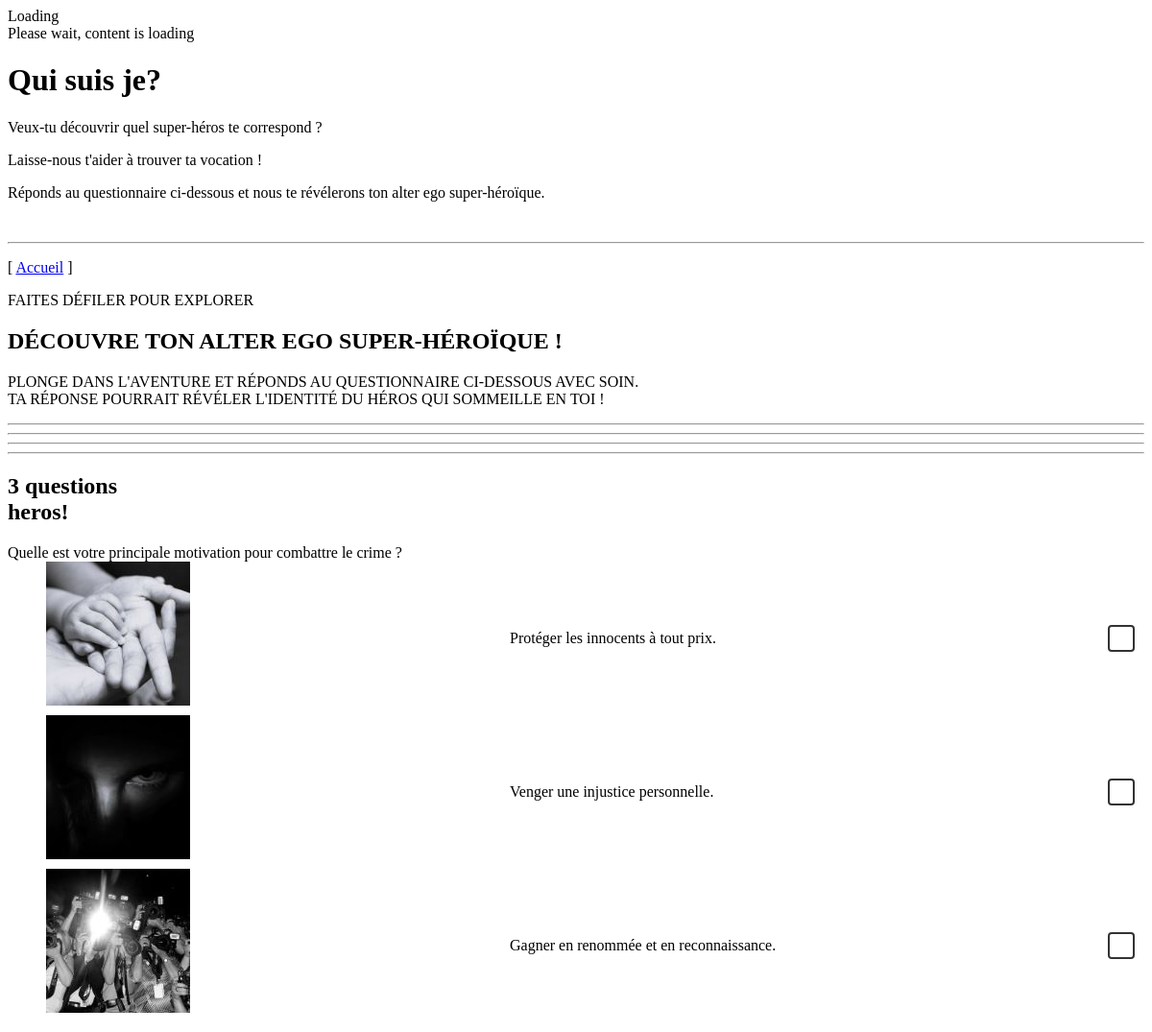
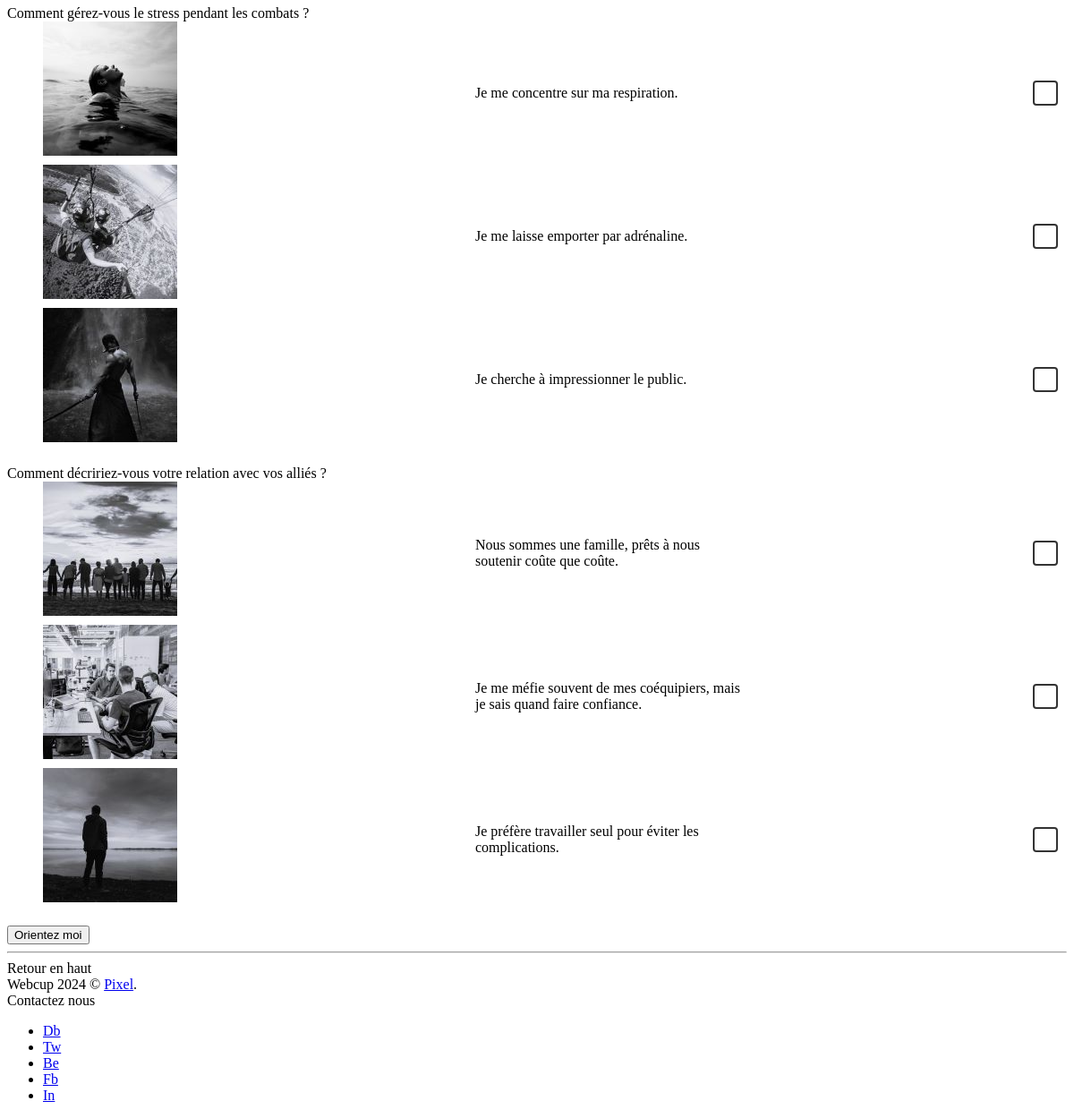
Page /index.php/fo/orientationCtrl/orientationPage/ on the committed database (2 pictures, top to bottom).
### tables this page shows
create table question_cat(
    id_question varchar(10) primary key,
    nom_question text
);

create table reponse_cat(
    id_reponse varchar(10) primary key,
    id_question varchar(10),
    nom_reponse text,
    id_categorie varchar(10),
    image_path varchar(50),
    foreign key(id_categorie) references categorie(id_categorie),
    foreign key(id_question) references question_cat(id_question)
);

### application/controllers/fo/OrientationCtrl.php (called while the page is built, shortened)
<?php
class OrientationCtrl extends CI_Controller {
    public function __construct() {
		$this->load->model('fo/service/Orientation');
    }
	public function orientationPage()
	{
		$data['questions'] = $this -> Orientation -> getQuestions();
		$this->load->view('fo/service/service1', $data);
	}
}

### index.php (called while the page is built, shortened)
<?php
require_once BASEPATH.'core/CodeIgniter.php';

### application/models/fo/service/Orientation.php (called while the page is built, shortened)
<?php
class Orientation extends CI_Model {
    public function getReponsesQuestions($id_question){
        $this->db->select('*');
        $this->db->from('reponse_cat');
        $this->db->where('id_question', $id_question);
        $query = $this->db->get();
        return $query->result_array();
    }
    public function getQuestions(){
        $this->db->select('*');
        $this->db->from('question_cat');
        $query = $this->db->get();
        return $query->result_array();
    }
}

### application/views/fo/service/service1.php (the view, shortened to what this page needs)
<!DOCTYPE html>
<html lang="en">
<head>
</head>
<body class="hidden hidden-ball smooth-scroll rounded-borders" data-primary-color="#8c6144">
	<main>
        <?php include("/../loading.php"); ?>
        <div class="cd-index cd-main-content">
        <div id="clapat-page-content" class="light-content" data-bgcolor="#0c0c0c">
            <div id="content-scroll">
                <div id="main">
                    <div id="hero" class="has-image">
                        <div id="hero-styles">
                            <div id="hero-caption" class="content-full-width height-title">
                                <div class="inner">
                                    <h1 class="hero-title caption-timeline primary-font-title"><span>Qui suis je?</span></h1>
                                </div>
                            </div>
                            <div id="hero-description" class="content-full-width">
                                <div class="inner">
                                	<p class="bigger has-opacity">Veux-tu découvrir quel super-héros te correspond ? </p>
                                        <p> Laisse-nous t'aider à trouver ta vocation !</p>
                                        <p>Réponds au questionnaire ci-dessous et nous te révélerons ton alter ego super-héroïque.</p>
                                    <br>
                                    <hr>
                                    <p class="has-animation">[ <a class="link-text" target="_blank" href="https://www.behance.net/gallery/188644629/Yioiy"><span class="link" data-hover="View Website">Accueil</span></a> ]</p>
                                </div>
                            </div>
                            <div id="hero-footer">
                            	<div class="hero-footer-left">
                                    <div class="button-wrap right scroll-down">
                                        <div class="button-text sticky right"><span data-hover="FAITES DÉFILER POUR EXPLORER">FAITES DÉFILER POUR EXPLORER</span></div>
                                    </div>
                                </div>
                            </div>
                        </div>
                    </div>
                    <div id="main-content">
                        <div id="main-page-content">
                             <div class="content-row full row_padding_top row_padding_left row_padding_right text-align-center dark-section" data-bgcolor="#0c0c0c">
                            	<h2 class="big-title primary-font-title"><span class="has-mask-fill">
DÉCOUVRE TON ALTER EGO SUPER-HÉROÏQUE !</span></h2>
                                <p>PLONGE DANS L'AVENTURE ET RÉPONDS AU QUESTIONNAIRE CI-DESSOUS AVEC SOIN.<br class="destroy"> TA RÉPONSE POURRAIT RÉVÉLER L'IDENTITÉ DU HÉROS QUI SOMMEILLE EN TOI !</p>
                                <hr><hr>
                            </div>
                         <div class="content-row row_padding_top row_padding_bottom light-section change-header-color has-clip-path" data-bgcolor="#fff">
                                <hr class="destroy"><hr class="destroy">
								<div class="pinned-section">
                                    <div class="pinned-element left">
                                        <h2 class="big-title primary-font-title no-margins"><span class="has-mask-fill">3 questions</span><br><span class="has-mask-fill">heros!</span></h2>
                                    </div>
                                    <form method="post" name="" action="<?=base_url("fo/orientationCtrl/reponseOrientation")?>">
                                    <div class="scrolling-element right">
                                    <?php for ($j = 0; $j < count($questions); $j++) { ?>
                                            <dl class="accordion has-animation">
                                                <dt>
                                                    <span class="link"><div>
                                                        <?php echo $questions[$j]['nom_question'] ?>
                                                    </div></span>
                                                </dt>
                                                <dd class="accordion-content">
                                                    <?php $responses = $this->Orientation->getReponsesQuestions($questions[$j]['id_question']); ?>
                                                    <?php for ($i = 0; $i < count($responses); $i++) { ?>
                                                        <div style="display: flex; align-items: center; justify-content:space-between; width:100%;">
                                                            <img src="<?=base_url("assets/images/qcm/" . $responses[$i]['image_path'])?>" alt="" style="width:150px; height:150px; margin-right:10px; margin-bottom:10px;">
                                                            <p style="width: 300px;">
                                                                <?php echo $responses[$i]['nom_reponse']; ?>
                                                            </p>
                                                            <label class="custom-checkbox">
                                                                <span class="checkmark"></span>
                                                            </label>
                                                        </div>
                                                    <?php } ?>
                                                </dd>
                                            </dl>
                                        <?php } ?>
                                    </div>
                                </div>
                                <div class="button-box text-align-center has-animation fadeout-element">
                                    <div class="clapat-button-wrap parallax-wrap hide-ball">
                                        <div class="clapat-button parallax-element">
                                            <div  class="button-border outline rounded parallax-element-second">
                                                <input type = "submit" class="" value="Orientez moi" style="text-align:center;" />
                                                </div>
                                        </div>
                                    </div>
                                </div>
                               <hr class="destroy">
                            </div>
                    </div>
                </div>
                <?php include("/../content/foot.php"); ?>
        	</div>
		</div>
		</div>
	</main>
</body>
</html>

### application/views/fo/Loading.php (shortened to what this page needs)
<div class="preloader-wrap" data-centerLine="Loading">
    <div class="outer">
        <div class="inner">
            <div class="trackbar">
                <div class="preloader-intro">
                    <span>Loading</span>
                </div>
            </div>
            <div class="percentage-intro">Please wait, content is loading</div>
        </div>
    </div>
</div>

### application/views/fo/content/Foot.php (shortened to what this page needs)
<footer class="hidden">
                    <div id="footer-container">
                        <div id="backtotop" class="button-wrap left">
                            <div class="button-text sticky left"><span data-hover="Retour en haut">Retour en haut</span></div>
                        </div>
                        <div class="footer-middle">
                            <div class="copyright">Webcup 2024 © <a class="link" target="_blank" href="#">Pixel</a>.</div>
                        </div>
                        <div class="socials-wrap">
                            <div class="socials-text">Contactez nous</div>
                            <ul class="socials">
                                <li><span class="parallax-wrap"><a class="parallax-element" href="#" target="_blank">Db</a></span></li>
                                <li><span class="parallax-wrap"><a class="parallax-element" href="#" target="_blank">Tw</a></span></li>
                                <li><span class="parallax-wrap"><a class="parallax-element" href="#" target="_blank">Be</a></span></li>
                                <li><span class="parallax-wrap"><a class="parallax-element" href="#" target="_blank">Fb</a></span></li>
                                <li><span class="parallax-wrap"><a class="parallax-element" href="#">In</a></span></li>
                            </ul>
                        </div>
                    </div>
                </footer>

### application/views/fo/service/service1.php (style rules this page uses)
.custom-checkbox { display: inline-flex; align-items: center; cursor: pointer; user-select: none; font-size: 16px; color: #333; transition: color 0.3s; }
.custom-checkbox .checkmark { width: 24px; height: 24px; border: 2px solid #333; border-radius: 4px; display: flex; align-items: center; justify-content: center; margin-right: 10px; transition: background-color 0.3s, border-color 0.3s, transform 0.3s; transform-style: preserve-3d; }
.custom-checkbox .checkmark::before { content: "\2713"; font-size: 16px; color: transparent; transition: color 0.3s, transform 0.3s; }
.custom-checkbox .checkmark, .custom-checkbox input[type="checkbox"]:checked + .checkmark { transition: background-color 1.3s, border-color 1.3s, color 1.3s, transform 0.3s; }

### rows in the picture
question_cat: nom_question "Quelle est votre principale motivation pour combattre le crime ?"
reponse_cat: image_path (picture), nom_reponse "Protéger les innocents à tout prix."
reponse_cat: image_path (picture), nom_reponse "Venger une injustice personnelle."
reponse_cat: image_path (picture), nom_reponse "Gagner en renommée et en reconnaissance."
question_cat: nom_question "Comment gérez-vous le stress pendant les combats ?"
reponse_cat: image_path (picture), nom_reponse "Je me concentre sur ma respiration."
reponse_cat: image_path (picture), nom_reponse "Je me laisse emporter par adrénaline."
reponse_cat: image_path (picture), nom_reponse "Je cherche à impressionner le public."
question_cat: nom_question "Comment décririez-vous votre relation avec vos alliés ?"
reponse_cat: image_path (picture), nom_reponse "Nous sommes une famille, prêts à nous soutenir coûte que coûte."
reponse_cat: image_path (picture), nom_reponse "Je me méfie souvent de mes coéquipiers, mais je sais quand faire confiance."
reponse_cat: image_path (picture), nom_reponse "Je préfère travailler seul pour éviter les complications."
